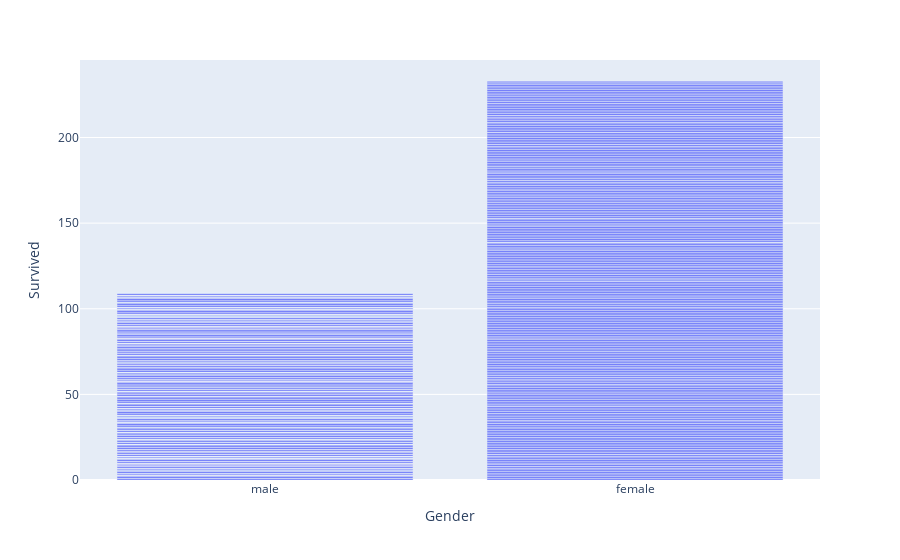

Notebook code for this chart:
### Code cell
fig = px.bar(titanic,titanic['Gender'], y=titanic['Survived'])
fig.show();

### Figure 1 — Plotly figure (JSON) as saved in the notebook; plotly's stock layout.template omitted (floating-point values rounded to 4 significant figures; data arrays with more than 128 entries replaced by an {"elided": "..."} marker saying what was removed)
{"data": [{"alignmentgroup": "True", "hovertemplate": "Gender=%{x}<br>Survived=%{y}<extra></extra>", "legendgroup": "", "marker": {"color": "#636efa", "pattern": {"shape": ""}}, "name": "", "offsetgroup": "", "orientation": "v", "showlegend": false, "textposition": "auto", "type": "bar", "x": {"elided": "1309 str values"}, "xaxis": "x", "y": {"elided": "1309 int values"}, "yaxis": "y"}], "layout": {"barmode": "relative", "legend": {"tracegroupgap": 0}, "margin": {"t": 60}, "xaxis": {"anchor": "y", "domain": [0, 1], "title": {"text": "Gender"}}, "yaxis": {"anchor": "x", "domain": [0, 1], "title": {"text": "Survived"}}}}
